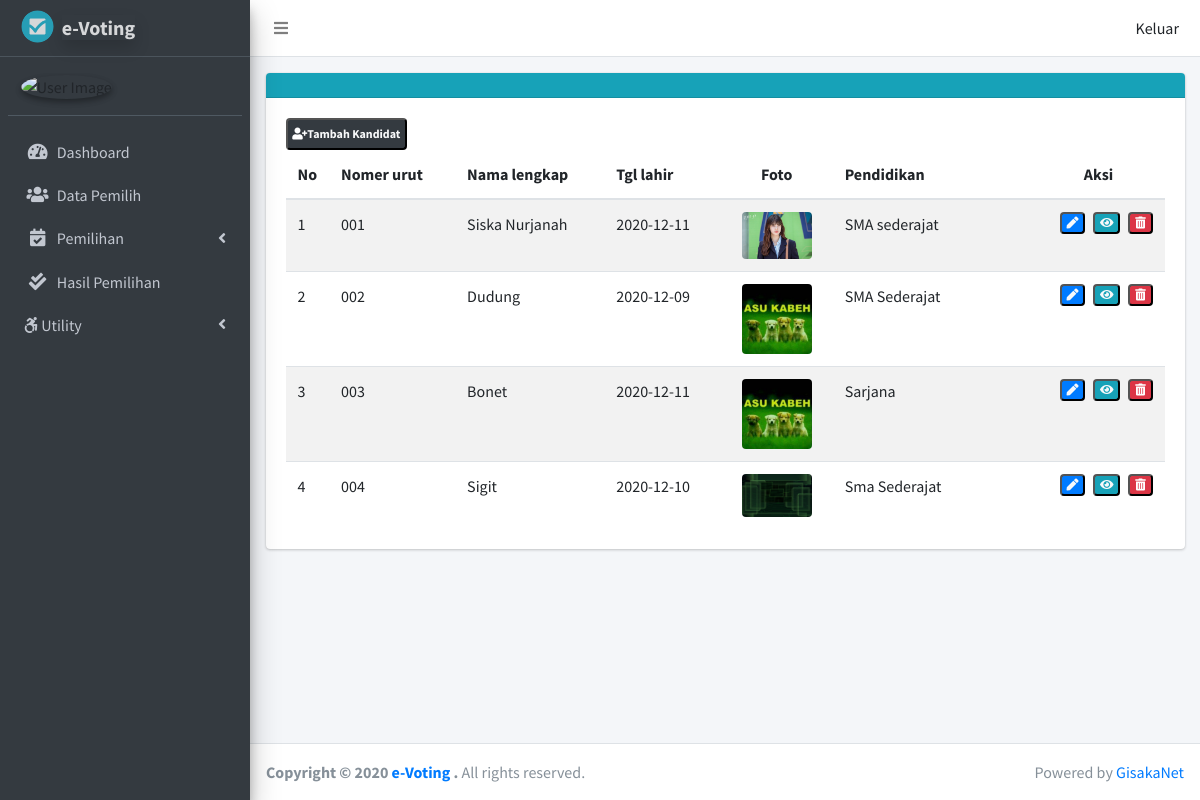
The page /event/kelola_kandidat/ev5faed1f7 on the database its author committed.
### tables this page shows
CREATE TABLE `kandidat` (
  `id_kandidat` varchar(10) NOT NULL,
  `id_event` varchar(10) NOT NULL,
  `nomer_urut` varchar(5) NOT NULL,
  `nama_lengkap` varchar(100) NOT NULL,
  `foto` varchar(100) NOT NULL,
  `tempat_lahir` varchar(50) NOT NULL,
  `tgl_lahir` date NOT NULL,
  `agama` varchar(20) NOT NULL,
  `alamat` varchar(100) NOT NULL,
  `pekerjaan` varchar(30) NOT NULL,
  `pendidikan_terahir` varchar(30) NOT NULL,
  `pengalaman` varchar(50) NOT NULL,
  `visi` varchar(200) NOT NULL,
  `misi` varchar(200) NOT NULL,
  `keterangan` varchar(50) NOT NULL,
  `role` varchar(1) NOT NULL
);

### application/libraries/Template.php (called while the page is built)
<?php
Class Template{
    var $template=array();
    function set($name,$value)
    {
        $this->template[$name] = $value;
    }
    function load($tmp   =  ' ',  $view =  ' ', $view_data =  array(),  $return  =   FALSE)
    {
        $this->CI =& get_instance();
        $this->set('contents',$this->CI->load->view($view,$view_data,TRUE));
        return $this->CI->load->view($tmp,$this->template,$return);
    }
}

### application/controllers/Event.php (called while the page is built, shortened)
<?php
class Event  extends CI_Controller
{
    public function kelola_kandidat($id_event = null)
    {
        $data['kandidat'] = $this->kandidat_m->getAll_kandidat_Byid($id_event);
        $this->template->load('_layout/admin', 'event/kelola_kandidat', $data);
    }
}

### index.php (called while the page is built, shortened)
<?php
require_once BASEPATH.'core/CodeIgniter.php';

### application/models/kandidat_m.php (called while the page is built, shortened)
<?php
class kandidat_m extends CI_Model
{
    public function getAll_kandidat_Byid($id = null)
    {
        $query = $this->db->get_where('kandidat', ['id_event' => $id])->result_array();
        return $query;
    }
}

### application/views/event/kelola_kandidat.php (the view, shortened to what this page needs)
<div class="content">
    <div class="container-fluid">
        <div class="row">
            <div class="col-lg-12">
                <div class="card mt-3">
                    <div class="card-header bg-info">
                    </div>
                    <div class="card-body">
                        <button class="badge badge-dark pb-2 pt-2"><i class="fa fa-user-plus"></i><a
                                href="<?= base_url('Kandidat/tambah_kandidat') ?>" class="text-light   ">Tambah
                                Kandidat</a></button>
                        <table id="nik" class="table  table-striped">
                            <thead>
                                <tr>
                                    <th style="width: 4%;">No</th>
                                    <th>Nomer urut</th>
                                    <th>Nama lengkap</th>
                                    <th>Tgl lahir</th>
                                    <th class="text-center">Foto</th>
                                    <th style="width:200px ;">Pendidikan</th>
                                    <th style="width: 15%;" class="text-center">Aksi</th>
                                </tr>
                            </thead>
                            <tbody>
                                <?php $i = 1; ?>
                                <?php foreach ($kandidat as $kand) : ?>
                                <tr>
                                    <td> <?= $i++; ?> </td>
                                    <td><?= $kand['nomer_urut'] ?></td>
                                    <td><?= $kand['nama_lengkap'] ?></td>
                                    <td><?= $kand['tgl_lahir'] ?></td>
                                    <td><img src="<?= base_url() . 'asset/images/kandidat/' . $kand['foto']; ?>"
                                            alt="foto kandidat" width="70px" class="rounded mx-auto d-block"></td>
                                    <td><?= $kand['pendidikan_terahir'] ?></td>
                                    <td>
                                        <button class="badge badge-danger   float-right  ml-2"
                                            onclick="deleteConfirm('')"><i class="fa fa-trash-alt"></i></button>
                                        <button class="badge badge-info float-right ml-2"><a
                                                href="<?= base_url('Kandidat/ubah') . '/' . $kand['id_kandidat']; ?>"
                                                class=" text-light "><i class="fa fa-eye"></i></a></button>
                                        <button class="badge badge-primary float-right  ml-2"><a
                                                href=" <?= base_url('Kandidat/ubah') . '/' . $kand['id_kandidat'] ?>"
                                                class=" text-light "><i class="fa fa-pen"></i></a></button>
                                    </td>
                                </tr>
                                <?php endforeach; ?>
                            </tbody>
                        </table>
                    </div>
                </div>
            </div>
        </div>
    </div>
</div>

### rows shown on the page
kandidat: nomer_urut "001", nama_lengkap "Siska Nurjanah", tgl_lahir "2020-12-11", foto (picture), pendidikan_terahir "SMA sederajat"
kandidat: nomer_urut "002", nama_lengkap "Dudung", tgl_lahir "2020-12-09", foto (picture), pendidikan_terahir "SMA Sederajat"
kandidat: nomer_urut "003", nama_lengkap "Bonet", tgl_lahir "2020-12-11", foto (picture), pendidikan_terahir "Sarjana"
kandidat: nomer_urut "004", nama_lengkap "Sigit", tgl_lahir "2020-12-10", foto (picture), pendidikan_terahir "Sma Sederajat"
